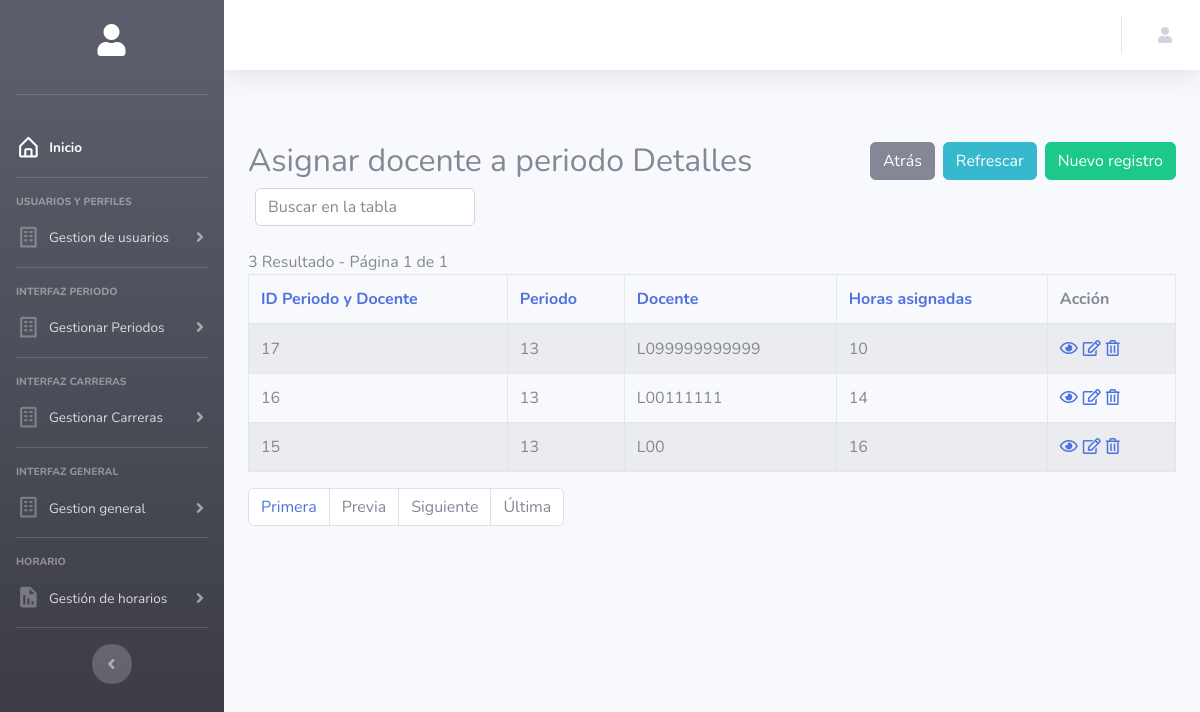
The app's page /Codigo/php/periodos_docentes-index.php, older data.
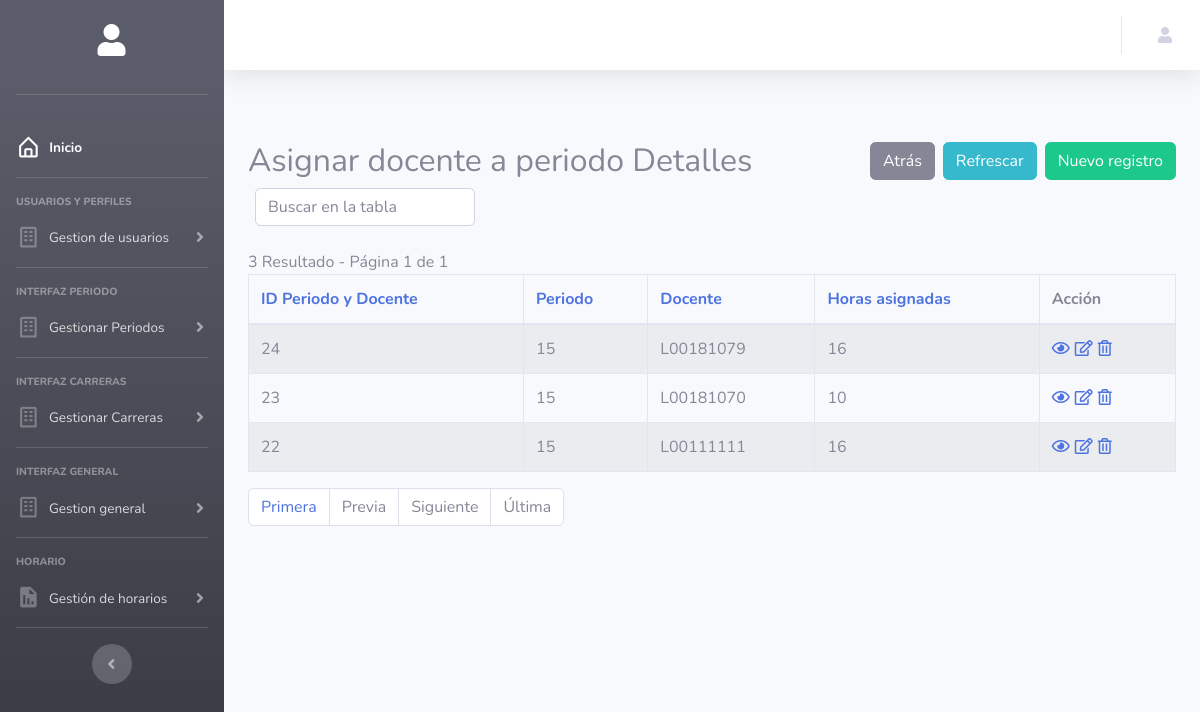
The same page, newer data.
### tables this page shows
CREATE TABLE `periodos_docentes` (
  `id_periodo_docente` int(11) NOT NULL,
  `id_periodo` int(11) NOT NULL,
  `id_docente` varchar(45) NOT NULL,
  `horas_asignadas` int(11) NOT NULL DEFAULT '0'
);

### Codigo/php/config.php (called while the page is built, shortened)
<?php
$no_of_records_per_page = 10;
?>

### Codigo/php/periodos_docentes-index.php (the view, shortened to what the changed rows need)
<!DOCTYPE html>
<html lang="en">
<head>
</head>
<?php include('header.php'); ?>
<section class="pt-5">
    <div class="container-fluid">
        <div class="row">
            <div class="col-md-12">
                <div class="page-header clearfix">
                    <h2 class="float-left">Asignar docente a periodo Detalles</h2>
                </div>
                <br>
                <?php
                require_once "config.php";
                if (isset($_GET['pageno'])) {
                    $pageno = $_GET['pageno'];
                } else {
                    $pageno = 1;
                }
                $offset = ($pageno - 1) * $no_of_records_per_page;
                $order = 'id_docente';
                $sort = 'desc';
                $sql = "SELECT * FROM periodos_docentes ORDER BY $order $sort LIMIT $offset, $no_of_records_per_page";
                if (!empty($_GET['search'])) {
                    $search = ($_GET['search']);
                    $sql = "SELECT * FROM periodos_docentes
                            WHERE CONCAT_WS (id_periodo_docente,id_periodo,id_docente,horas_asignadas)
                            LIKE '%$search%'
                            ORDER BY $order $sort
                            LIMIT $offset, $no_of_records_per_page";
                    $count_pages = "SELECT * FROM periodos_docentes
                            WHERE CONCAT_WS (id_periodo_docente,id_periodo,id_docente,horas_asignadas)
                            LIKE '%$search%'
                            ORDER BY $order $sort";
                } else {
                    $search = "";
                }
                if ($result = mysqli_query($link, $sql)) {
                    if (mysqli_num_rows($result) > 0) {
                        echo "<table class='table table-bordered table-striped'>";
                        echo "<thead>";
                        echo "<tr>";
                        echo "<th><a href=?search=$search&sort=&order=id_periodo_docente&sort=$sort>ID Periodo y Docente</th>";
                        echo "<th><a href=?search=$search&sort=&order=id_periodo&sort=$sort>Periodo</th>";
                        echo "<th><a href=?search=$search&sort=&order=id_docente&sort=$sort>Docente</th>";
                        echo "<th><a href=?search=$search&sort=&order=horas_asignadas&sort=$sort>Horas asignadas</th>";
                        echo "<th>Acción</th>";
                        echo "</tr>";
                        echo "</thead>";
                        echo "<tbody>";
                        while ($row = mysqli_fetch_array($result)) {
                            echo "<tr>";
                            echo "<td>" . htmlspecialchars($row['id_periodo_docente']) . "</td>";
                            echo "<td>" . htmlspecialchars($row['id_periodo']) . "</td>";
                            echo "<td>" . htmlspecialchars($row['id_docente']) . "</td>";
                            echo "<td>" . htmlspecialchars($row['horas_asignadas']) . "</td>";
                            echo "<td>";
                            echo "<a href='periodos_docentes-read.php?id_docente=" . $row['id_docente'] . "' title='Ver Registro' data-toggle='tooltip'><i class='far fa-eye'></i></a>";
                            echo "<a href='periodos_docentes-update.php?id_docente=" . $row['id_docente'] . "' title='Actualizar Registro' data-toggle='tooltip'><i class='far fa-edit'></i></a>";
                            echo "<a href='periodos_docentes-delete.php?id_docente=" . $row['id_docente'] . "' title='Eliminar Registro' data-toggle='tooltip'><i class='far fa-trash-alt'></i></a>";
                            echo "</td>";
                            echo "</tr>";
                        }
                        echo "</tbody>";
                        echo "</table>";
                        ?>
                        <?php
                    } else {
                        echo "<p class='lead'><em>No records were found.</em></p>";
                    }
                } else {
                    echo "ERROR: Could not able to execute $sql. " . mysqli_error($link);
                }
                ?>
            </div>
        </div>
    </div>
</section>
<?php include('footer.php'); ?>

Row changes from the older to the newer data that the page shows:
removed periodos_docentes: id_periodo_docente "17", id_periodo "13", id_docente "L099999999999", horas_asignadas "10"
removed periodos_docentes: id_periodo_docente "16", id_periodo "13", id_docente "L00111111", horas_asignadas "14"
removed periodos_docentes: id_periodo_docente "15", id_periodo "13", id_docente "L00", horas_asignadas "16"
added periodos_docentes: id_periodo_docente "24", id_periodo "15", id_docente "L00181079", horas_asignadas "16"
added periodos_docentes: id_periodo_docente "23", id_periodo "15", id_docente "L00181070", horas_asignadas "10"
added periodos_docentes: id_periodo_docente "22", id_periodo "15", id_docente "L00111111", horas_asignadas "16"
